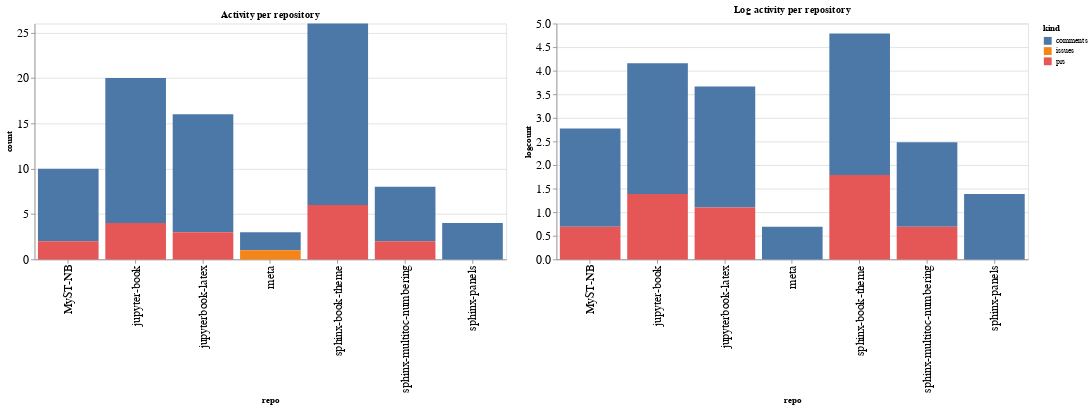

This figure's notebook cell:
### Code cell
ch1 = alt.Chart(repo_summaries, width=600, title="Activity per repository").mark_bar().encode(
    x='repo',
    y='count',
    color='kind',
    tooltip="kind"
)

ch2 = alt.Chart(repo_summaries, width=600, title="Log activity per repository").mark_bar().encode(
    x='repo',
    y='logcount',
    color='kind',
    tooltip="kind"
)

ch1 | ch2

### Figure 1 — Vega-Lite specification as saved in the notebook (floating-point values rounded to 4 significant figures)
{"config": {"axisLeft": {"labelFontSize": 15}, "axisBottom": {"labelFontSize": 15}}, "hconcat": [{"mark": "bar", "encoding": {"color": {"type": "nominal", "field": "kind"}, "tooltip": {"type": "nominal", "field": "kind"}, "x": {"type": "nominal", "field": "repo"}, "y": {"type": "quantitative", "field": "count"}}, "title": "Activity per repository", "width": 600}, {"mark": "bar", "encoding": {"color": {"type": "nominal", "field": "kind"}, "tooltip": {"type": "nominal", "field": "kind"}, "x": {"type": "nominal", "field": "repo"}, "y": {"type": "quantitative", "field": "logcount"}}, "title": "Log activity per repository", "width": 600}], "data": {"name": "data-965ad0cc67f40eeef764dbde00fa6877"}, "$schema": "https://vega.github.io/schema/vega-lite/v4.8.1.json", "datasets": {"data-965ad0cc67f40eeef764dbde00fa6877": [{"repo": "MyST-NB", "kind": "comments", "count": 8, "logcount": 2.079}, {"repo": "MyST-NB", "kind": "prs", "count": 2, "logcount": 0.6931}, {"repo": "jupyter-book", "kind": "comments", "count": 16, "logcount": 2.773}, {"repo": "jupyter-book", "kind": "prs", "count": 4, "logcount": 1.386}, {"repo": "jupyterbook-latex", "kind": "comments", "count": 13, "logcount": 2.565}, {"repo": "jupyterbook-latex", "kind": "prs", "count": 3, "logcount": 1.099}, {"repo": "meta", "kind": "comments", "count": 2, "logcount": 0.6931}, {"repo": "meta", "kind": "issues", "count": 1, "logcount": 0.0}, {"repo": "sphinx-book-theme", "kind": "comments", "count": 20, "logcount": 2.996}, {"repo": "sphinx-book-theme", "kind": "prs", "count": 6, "logcount": 1.792}, {"repo": "sphinx-multitoc-numbering", "kind": "comments", "count": 6, "logcount": 1.792}, {"repo": "sphinx-multitoc-numbering", "kind": "prs", "count": 2, "logcount": 0.6931}, {"repo": "sphinx-panels", "kind": "comments", "count": 4, "logcount": 1.386}]}}
